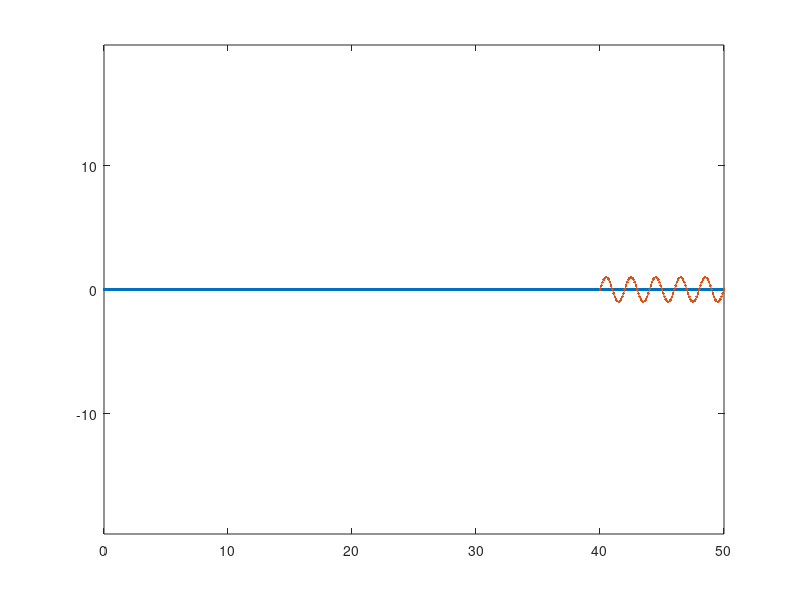

This figure's MATLAB source:
%% define parameters
L = 50; % catheter length (mm)
L_res = 0.1; % catheter node points resolution (mm)

pct_mark = 20; % length of catheter with marker (mm)
amp_mark = 1; % amplitude of the helix (mm)
fre_mark = 0.5; % spatial frequency of the helix (count)

%% calculate geometry
X = 0:L_res:L; % catheter X
Y = zeros(length(X),1); % catheter Y

len_mark = 0.01*pct_mark*L;
x_mark = 0:L_res:len_mark; 
y_mark = amp_mark*sin(2*pi*fre_mark*x_mark); % helix Y);
x_mark = x_mark + (L - len_mark); % helix X

%% visualize
plot(X,Y,'.-');
hold on;
plot(x_mark,y_mark,'.-');
axis equal